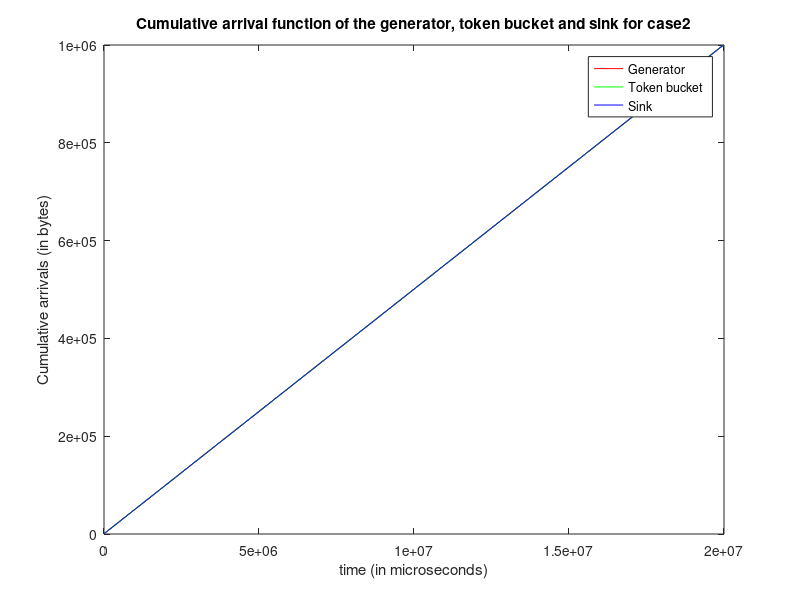

MATLAB code to generate this figure:
clc; clear all;

[packet_no_p, time_p, packetsize_p] = textread('generator_n10small.txt', '%f %f %f');
figure(1);
i=1;
time1(i)=0;
arrival(i)=packetsize_p(i);
i=2;
while i<=length(packet_no_p)
    time1(i)=time1(i-1)+time_p(i);
    arrival(i) = arrival(i-1)+packetsize_p(i);
    i=i+1;
end
%subplot(2,1,1)
%plot(time1,arrival);
%title('Cumulative arrival function of the trace file');
%xlabel('time (in microseconds)');
%ylabel('Cumulative arrivals (in bytes)');
%xlim([0,2.1e6]);

[time_p2, packetsize_p2, bufferSize, noToken] = textread('bucket_n10small.txt', '%f %f %f %f');
i=1;
time2(i)=0;
arrival2(i)=packetsize_p2(i);
i=2;
while i<=length(packetsize_p2)
    time2(i)=time2(i-1)+time_p2(i);
    arrival2(i)=arrival2(i-1)+packetsize_p2(i);
    i=i+1;
end

[packet_no_p3, time_p3, packetsize_p3] = textread('sink_n10small.txt', '%f %f %f');
i=1;
time3(i)=0;
arrival3(i)=packetsize_p3(i);
i=2;
while i<=length(packetsize_p3)
    time3(i)=time3(i-1)+time_p3(i);
    arrival3(i)=arrival3(i-1)+packetsize_p3(i);
    i=i+1;
end
%subplot(2,1,2);
%plot(time3,arrival3);
%title('Cumulative arrival function of output file');
%xlabel('time (in microseconds)');
%ylabel('Cumulative arrivals (in bytes)');
%xlim([0,2.1e6]);




plot(time1,arrival,'r',time2,arrival2,'g',time3,arrival3,'b');
title('Cumulative arrival function of the generator, token bucket and sink for case2');
xlabel('time (in microseconds)');
ylabel('Cumulative arrivals (in bytes)');
%xlim([0,2.1e6]);
%legend 
legend('Generator','Token bucket','Sink');